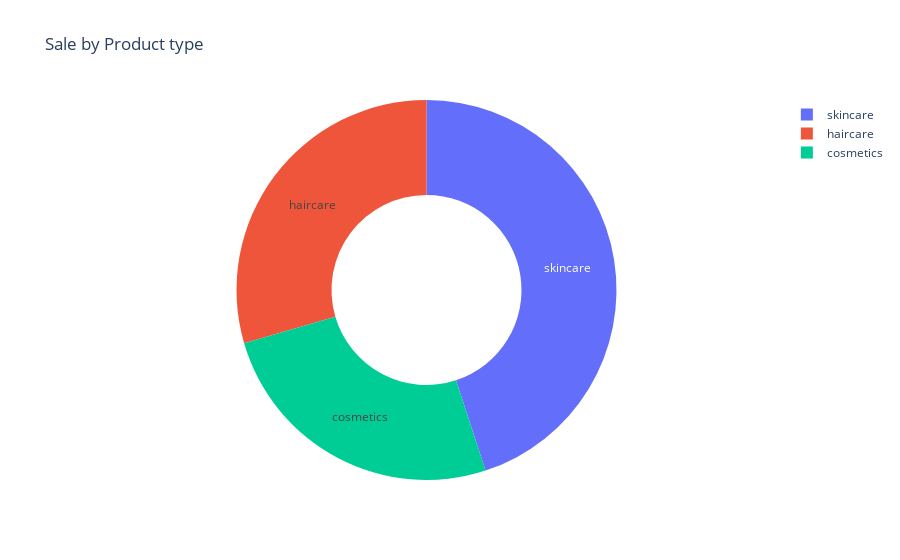

The cell this chart's notebook holds for it:
### Code cell
pie_chart=px.pie(sale_data,values='Number of products sold',
                names='Product type',
                title='Sale by Product type',
                 hover_data=['Number of products sold'],
                hole=0.5

                )
pie_chart.update_traces(textposition='inside',textinfo='percent+label')
pie_chart.show()

### Figure 1 — Plotly figure (JSON) as saved in the notebook; plotly's stock layout.template omitted (floating-point values rounded to 4 significant figures)
{"data": [{"customdata": [[11757], [13611], [20731]], "domain": {"x": [0, 1], "y": [0, 1]}, "hole": 0.5, "hovertemplate": "Product type=%{label}<br>Number of products sold=%{customdata[0]}<extra></extra>", "labels": ["cosmetics", "haircare", "skincare"], "legendgroup": "", "name": "", "showlegend": true, "textinfo": "label", "textposition": "inside", "type": "pie", "values": [11757, 13611, 20731]}], "layout": {"autosize": true, "legend": {"tracegroupgap": 0}, "title": {"text": "Sale by Product type"}}}
